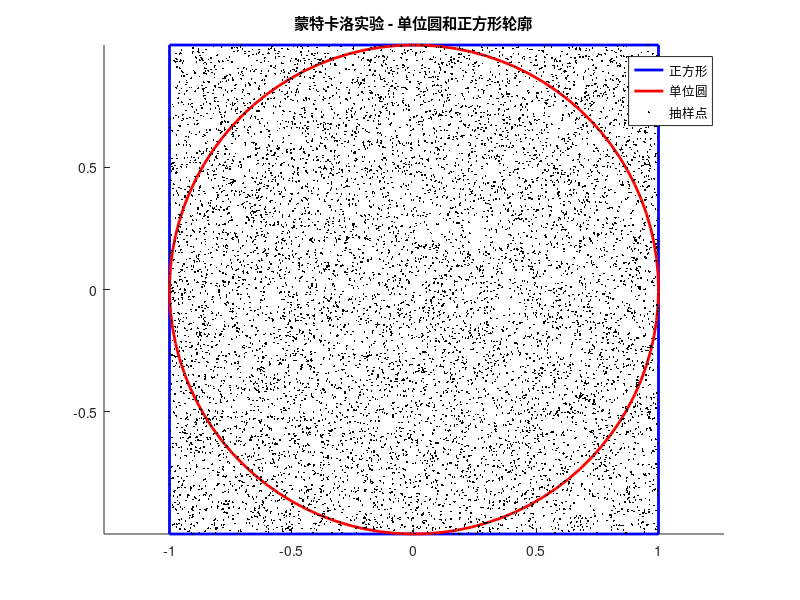

Reproduce this figure in MATLAB.
% 设置实验参数
numPoints = 1e4;  % 抽样点数

% 生成随机点
points = rand(numPoints, 2) * 2 - 1;  % 生成在正方形内随机分布的点

% 计算点在单位圆内的数量
insideCircle = sum((points(:, 1).^2 + points(:, 2).^2) <= 1);

% 计算单位圆和正方形的面积比例
circleArea = insideCircle / numPoints;  % 单位圆面积
squareArea = 4;  % 正方形面积

% 绘制图形
figure;
hold on;

% 绘制正方形轮廓
x_square = [-1 -1 1 1 -1];
y_square = [-1 1 1 -1 -1];
plot(x_square, y_square, 'b', 'LineWidth', 2);

% 绘制单位圆轮廓
theta = linspace(0, 2*pi, 100);
x_circle = cos(theta);
y_circle = sin(theta);
plot(x_circle, y_circle, 'r', 'LineWidth', 2);

% 绘制抽样点
plot(points(:, 1), points(:, 2), 'k.', 'MarkerSize', 4);

hold off;
axis equal;
title('蒙特卡洛实验 - 单位圆和正方形轮廓');
legend('正方形', '单位圆', '抽样点');


% 输出结果
fprintf('通过蒙特卡洛实验估计的单位圆和正方形的面积比例: %.4f\n', circleArea);
fprintf('单位圆和正方形的理论面积比例: %.4f\n', pi/4);
fprintf('实验误差: %.4f\n', abs(circleArea - pi/4));